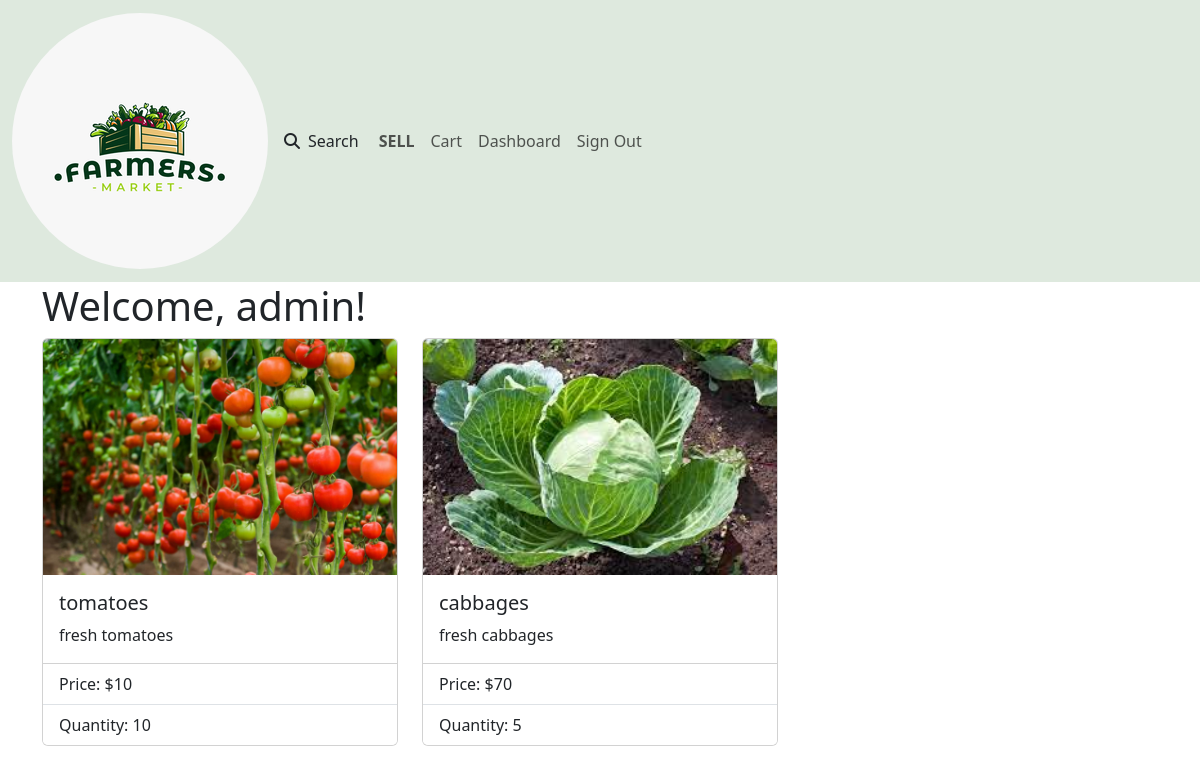
Page /dashboard/index/ (signed in) on the earlier database version.
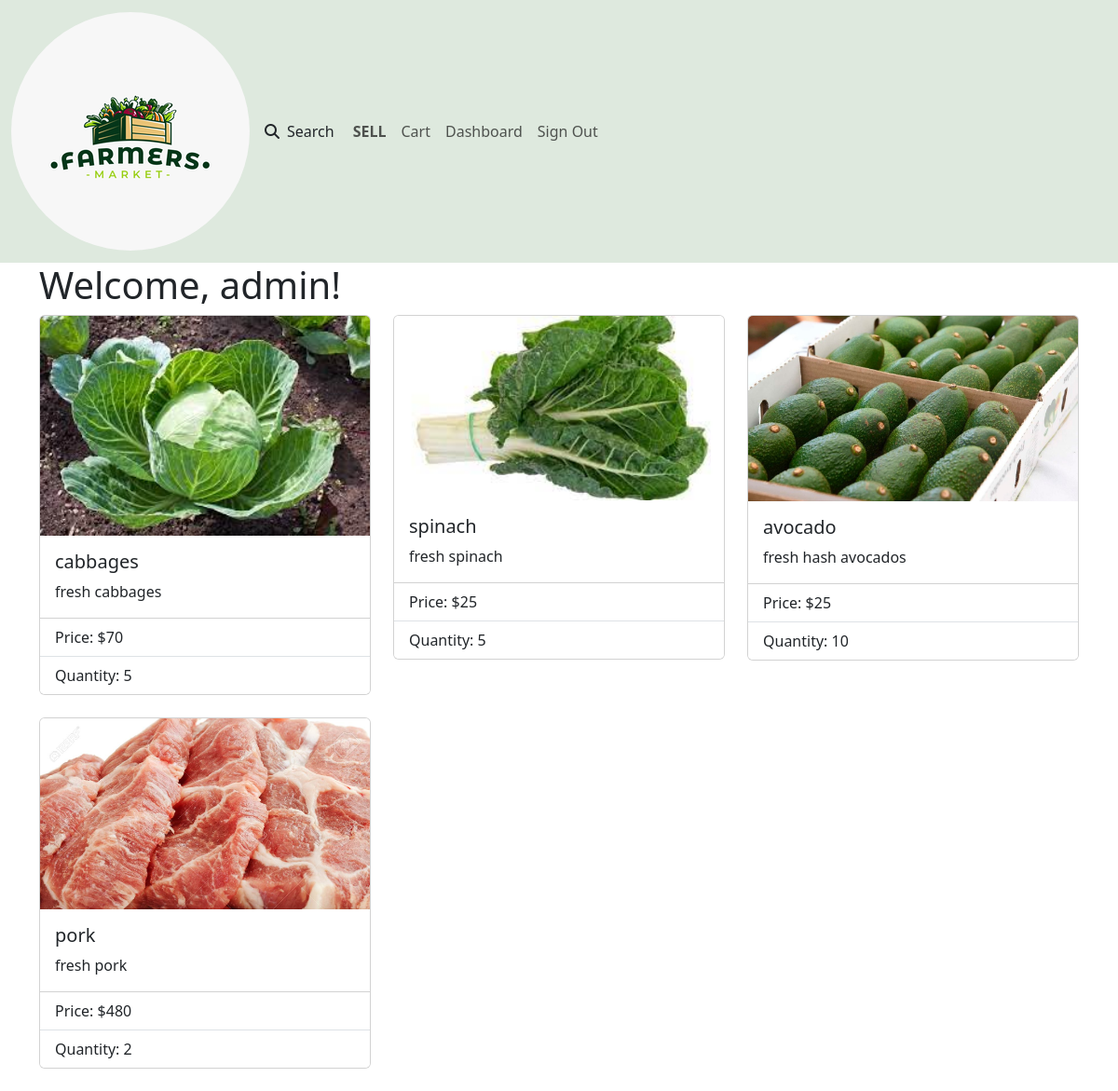
Same page on the later database version.
### product/models.py (models this page shows, shortened)
class Product(models.Model):
    CATEGORIES = (
        ("Vegetables", "Vegetables"),
        ("Fruits", "Fruits"),
        ("Meat & Poultry", "Meat & Poultry")
    )
    owner = models.ForeignKey(User, on_delete=models.CASCADE)
    name = models.CharField(max_length=30)
    category = models.CharField(max_length=25, default="Select a category", choices=CATEGORIES)
    quantity = models.IntegerField(default=5)
    description = models.CharField(max_length=200)
    image = models.ImageField(upload_to="products")
    price = models.IntegerField()
    location = models.CharField(max_length=50)
    unit_price = models.DecimalField(max_digits=10, decimal_places=2, blank=True, null=True)

### dashboard/views.py (the view)
# urls.py: path('index/', views.index, name='index')
def index(request):
    products = Product.objects.filter(owner=request.user)
    return render(request, 'dashboard/index.html', {'products': products})

### dashboard/templates/dashboard/index.html
{% extends 'Account/base.html' %}
{% block content %}
<div class="container">
    <h1>Welcome, {{ request.user.username }}!</h1>
    <div class="row">
        {% for product in products %}
            <div class="col-md-4">
                <a class="text-decoration-none" href="{% url 'product:product_details' product.id %}">
                <div class="card mb-4">
                    <img src="{{ product.image.url }}" class="card-img-top" alt="{{ product.name }}">
                    <div class="card-body">
                        <h5 class="card-title">{{ product.name }}</h5>
                        <p class="card-text">{{ product.description }}</p>
                    </div>
                    <ul class="list-group list-group-flush">
                        <li class="list-group-item">Price: ${{ product.price }}</li>
                        <li class="list-group-item">Quantity: {{ product.quantity }}</li>
                    </ul>
                </div>
                </a>
            </div>
        {% endfor %}
    </div>
</div>
{% endblock %}

### Account/templates/Account/base.html (shortened to what this page needs)
{% load static %}
<!DOCTYPE html>
<html lang="en">
<head>
    <link href="https://cdn.jsdelivr.net/npm/bootstrap@5.3.2/dist/css/bootstrap.min.css" rel="stylesheet">
    <link rel="stylesheet" href="https://cdnjs.cloudflare.com/ajax/libs/font-awesome/6.4.2/css/all.min.css">
</head>
<body>
    {% include 'navbar.html' %}
    {% block content %}
    {% endblock content %}
</body>
</html>

### Account/templates/navbar.html (shortened to what this page needs)
{% load static %}
<nav class="navbar navbar-expand-lg" style="background-color: rgb(222, 233, 222);">
  <div class="container-fluid text-center">
      <a class="navbar-brand" href="{% url 'product:home' %}">
        <img src="{% static 'Account/assets/fmlogo.ico' %}" style="border-radius: 50%;" alt="">
      </a>
      <a class="nav-link" href="/product_search/"> <i class="fa-solid fa-magnifying-glass"> &nbsp; </i>Search</a>
      <div class="collapse navbar-collapse" id="navbarNav">
          <div class="container float-right color-white">
            <ul class="navbar-nav ml-auto">
                <li class="nav-item">
                  <a class="nav-link" href="{% url 'product:create_product' %}"><strong>SELL</strong></a>
              </li>
              {% if user.is_authenticated %}
                <li class="nav-item">
                  <a class="nav-link" href="{% url 'cart:cart_detail'  %}">Cart</a>
                </li>
                <li class="nav-item">
                  <a class="nav-link" href="{% url 'dashboard:index'  %}">Dashboard</a>
                </li>
                <li class="nav-item">
                  <a class="nav-link" href="{% url 'Account:signout' %}">Sign Out</a>
                </li>
              {% endif %}
          </ul>
          </div>
      </div>
  </div>
</nav>

Differences in the rows shown:
removed Product: image (picture), name "tomatoes", description "fresh tomatoes", price "10", quantity "10"
added Product: image (picture), name "spinach", description "fresh spinach", price "25", quantity "5"
added Product: image (picture), name "avocado", description "fresh hash avocados", price "25", quantity "10"
added Product: image (picture), name "pork", description "fresh pork", price "480", quantity "2"
